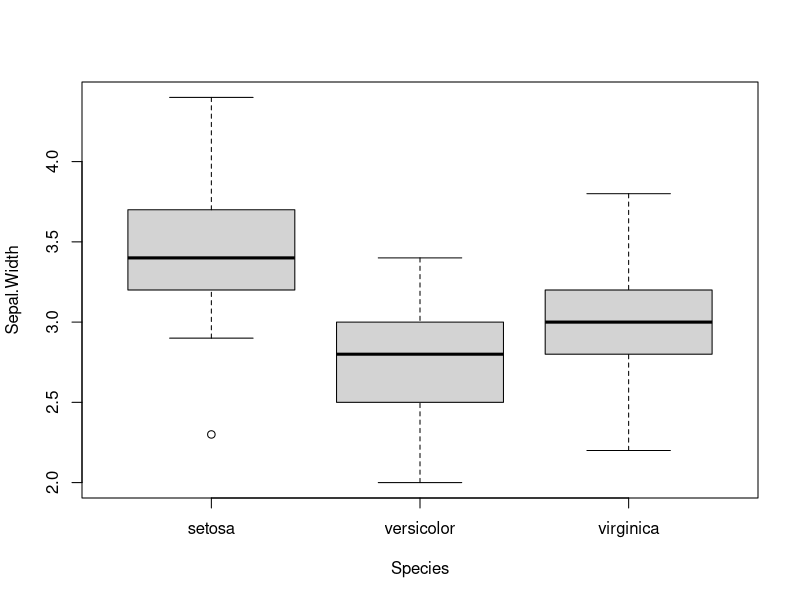
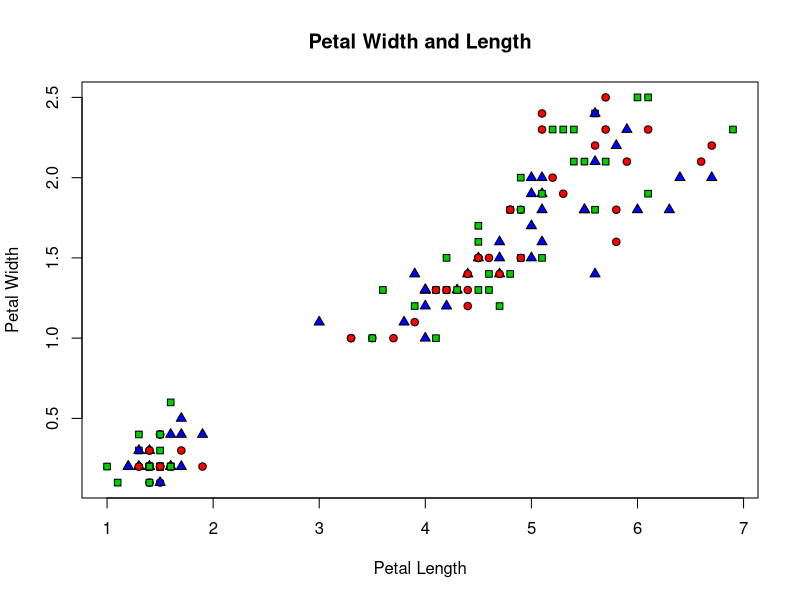

Recreate these plots in R, in order. (Note: this script raises an error after producing the figures.)
boxplot(Sepal.Width ~ Species, data=iris)
plot(iris$Petal.Length, pch=c(21, 22, 24), bg=c("red", "green3", "blue"), iris$Petal.Width, xlab = "Petal Length", ylab = "Petal Width", main = "Petal Width and Length")
legend("top left", legend=levels(iris$Species), col=brewer.pal(3, "Set2"), pch=1)